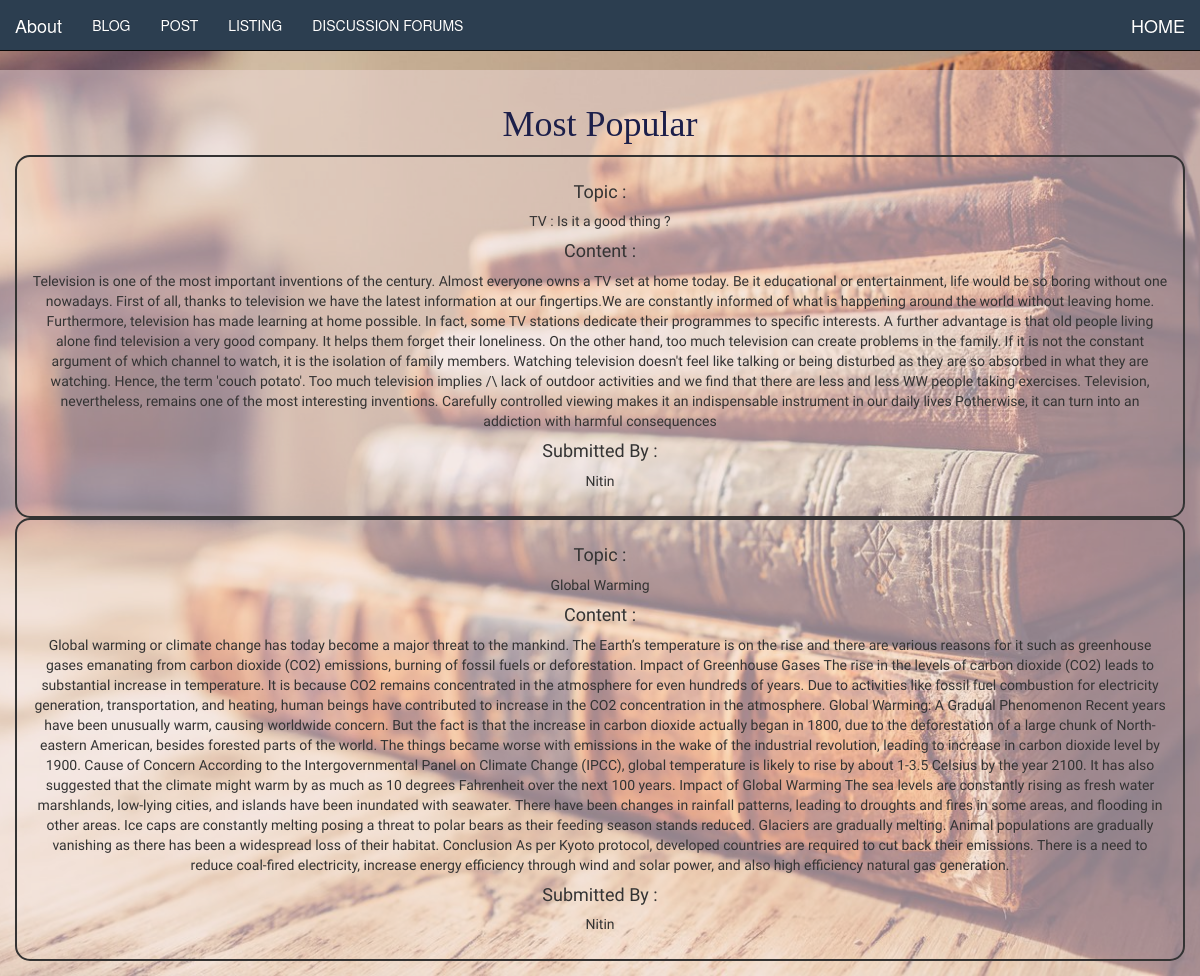
The page /posts on the database its author committed.
### lean/models.py (models this page shows, shortened)
class posts(models.Model):
    Name = models.CharField(max_length=300)
    Topic = models.CharField(max_length=500)
    Content = models.CharField(max_length=5000)

### lean/views.py (the view)
# urls.py: path('posts',views.post_display, name='post_display'),
def post_display(request):
    data = posts.objects.all()
    context = {'data': data}
    return render(request, 'lean/post_display.html', context)

### lean/templates/lean/post_display.html
{% extends 'lean/default.html' %}
{% block content %}
<div style="text-align: center; width: 100%; left:0; right:0; top:0; bottom:0;  margin:auto; background: rgba(240, 220, 220, 0.473); padding: 15px;" >
    <div class="form-title-row" style="font-family: 'Bree Serif', serif; color: rgb(28, 31, 74);" >
        <h1>Most Popular</h1>
    </div>
    {% for field in data %}
    <div class="content" style="border-width: 2px; border-style: solid; border-radius: 15px; font-family: 'Viga', sans-serif; padding: 15px;">
        <div>
        <h4>Topic : </h4><p>{{field.Topic}}</p>
        </div>
        <div>
        <h4>Content : </h4><p>{{field.Content}}</p>
        </div>
        <div>
            <h4>Submitted By : </h4><p>{{field.Name}}</p>
        </div>
    </div>
    {% endfor %}
</div>
{% endblock %}

### lean/static/lean/about.css (style rules this page uses)
body { padding-top: 70px; }

### lean/static/lean/form-register.css (style rules this page uses)
html { background-color: #f3f3f3; }

### lean/static/lean/home.css (style rules this page uses)
body { padding-top: 70px; background-image: url('images/option1.jpg'); background-position: center; background-repeat: no-repeat ; -webkit-background-size: cover; -moz-bcakground-size: cover; -o-background-size: cover; background-size: cover; }
html { height: 100%; }

### rows shown on the page
posts: Topic "TV : Is it a good thing ?", Content "Television is one of the most important inventions of the century. Almost everyone owns a TV set at home today. Be it educational or entertainment, life would be so boring without one nowadays. First of all, thanks to television we have the latest information at our fingertips.We are constantly informed of what is happening around the world without leaving home. Furthermore, television has made learning at home possible. In fact, some TV stations dedicate their programmes to specific interests. A further advantage is that old people living alone find television a very good company. It helps them forget their loneliness. On the other hand, too much television can create problems in the…", Name "Nitin"
posts: Topic "Global Warming", Content "Global warming or climate change has today become a major threat to the mankind. The Earth’s temperature is on the rise and there are various reasons for it such as greenhouse gases emanating from carbon dioxide (CO2) emissions, burning of fossil fuels or deforestation. Impact of Greenhouse Gases The rise in the levels of carbon dioxide (CO2) leads to substantial increase in temperature. It is because CO2 remains concentrated in the atmosphere for even hundreds of years. Due to activities like fossil fuel combustion for electricity generation, transportation, and heating, human beings have contributed to increase in the CO2 concentration in the atmosphere. Global Warming: A Gradual…", Name "Nitin"
